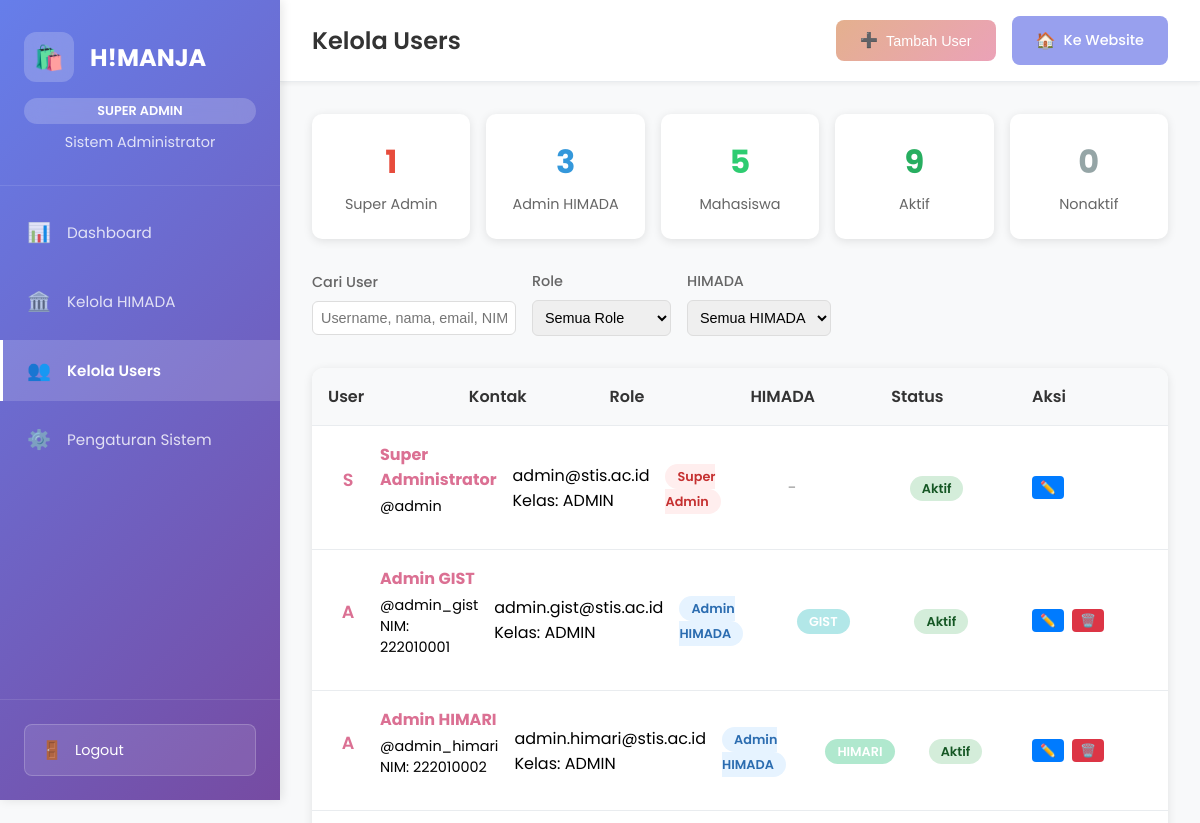
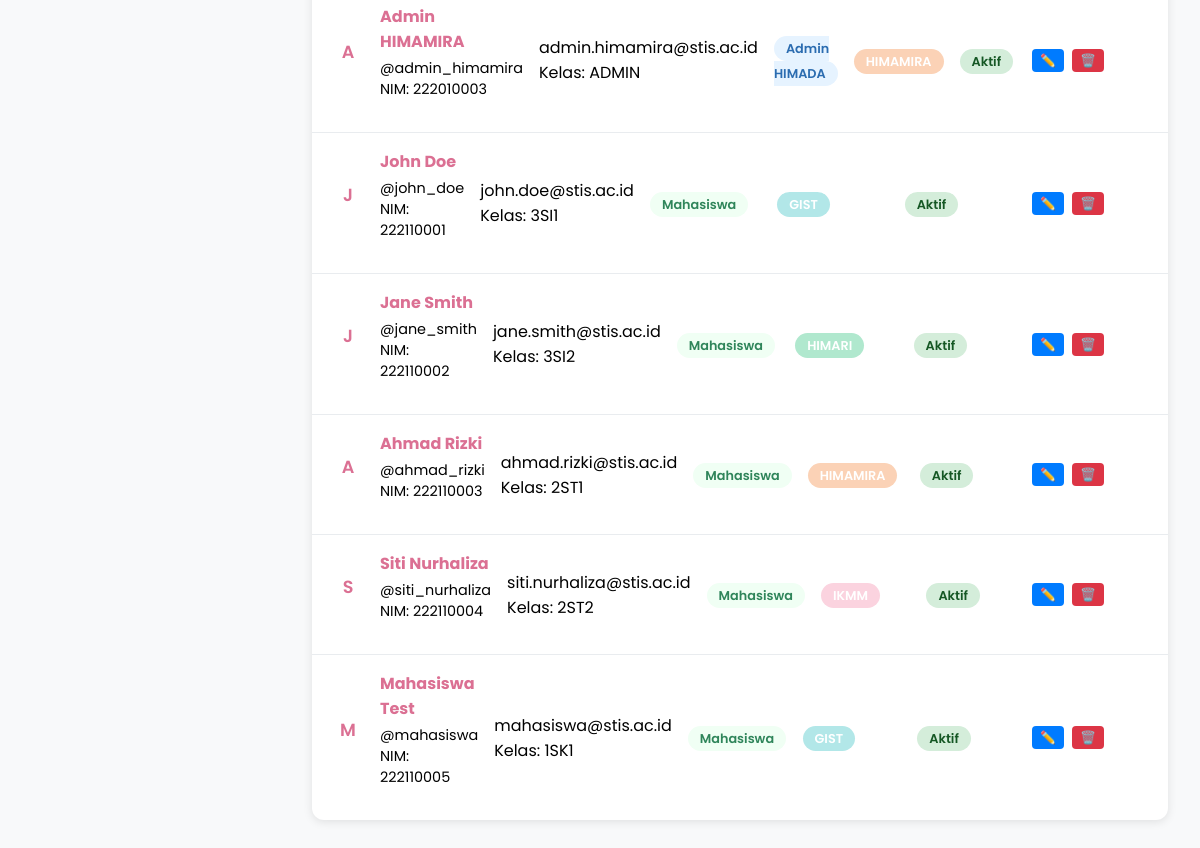
Before: /admin/manage-users.php (signed in) with the older database file (2 pictures, top to bottom).
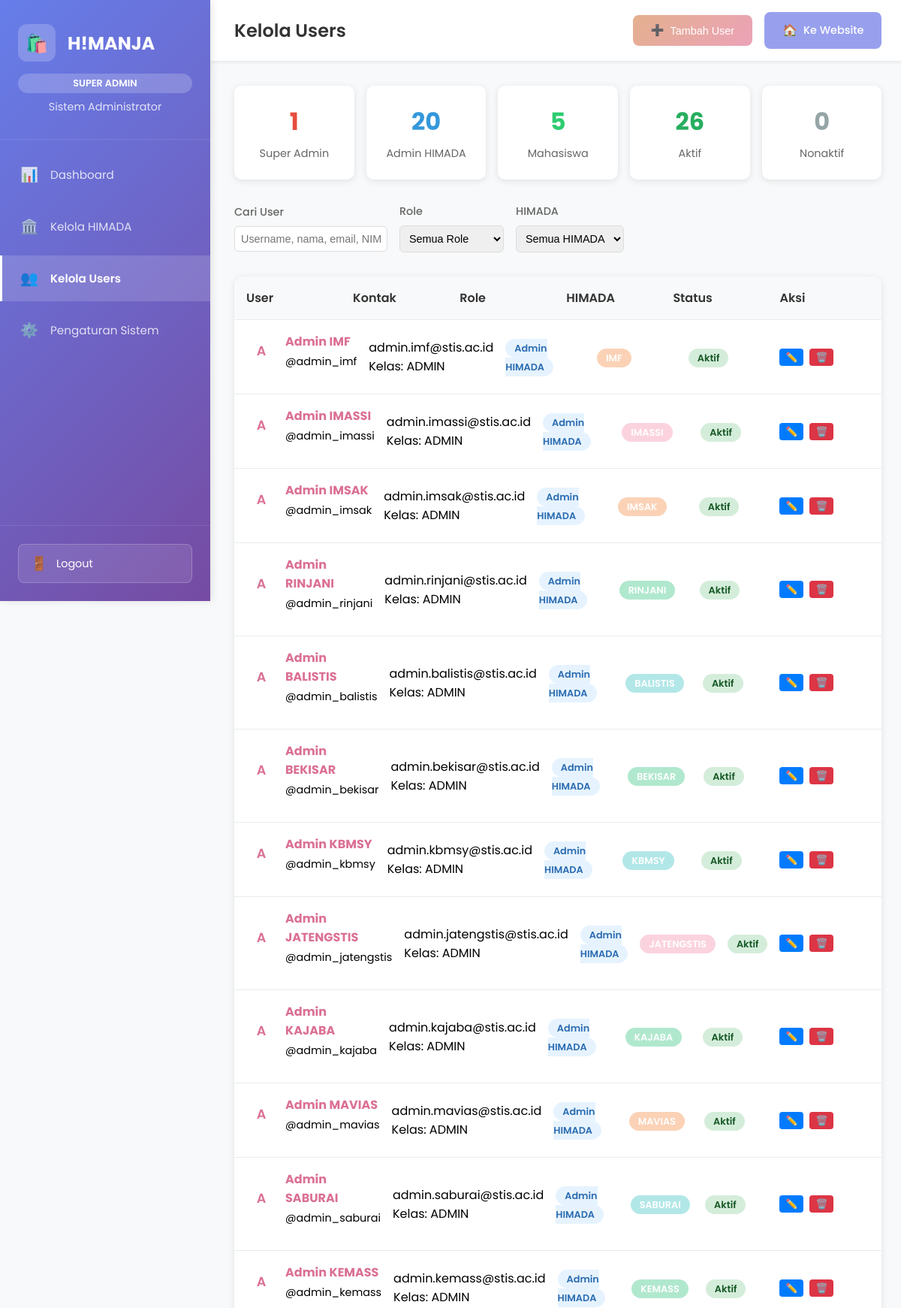
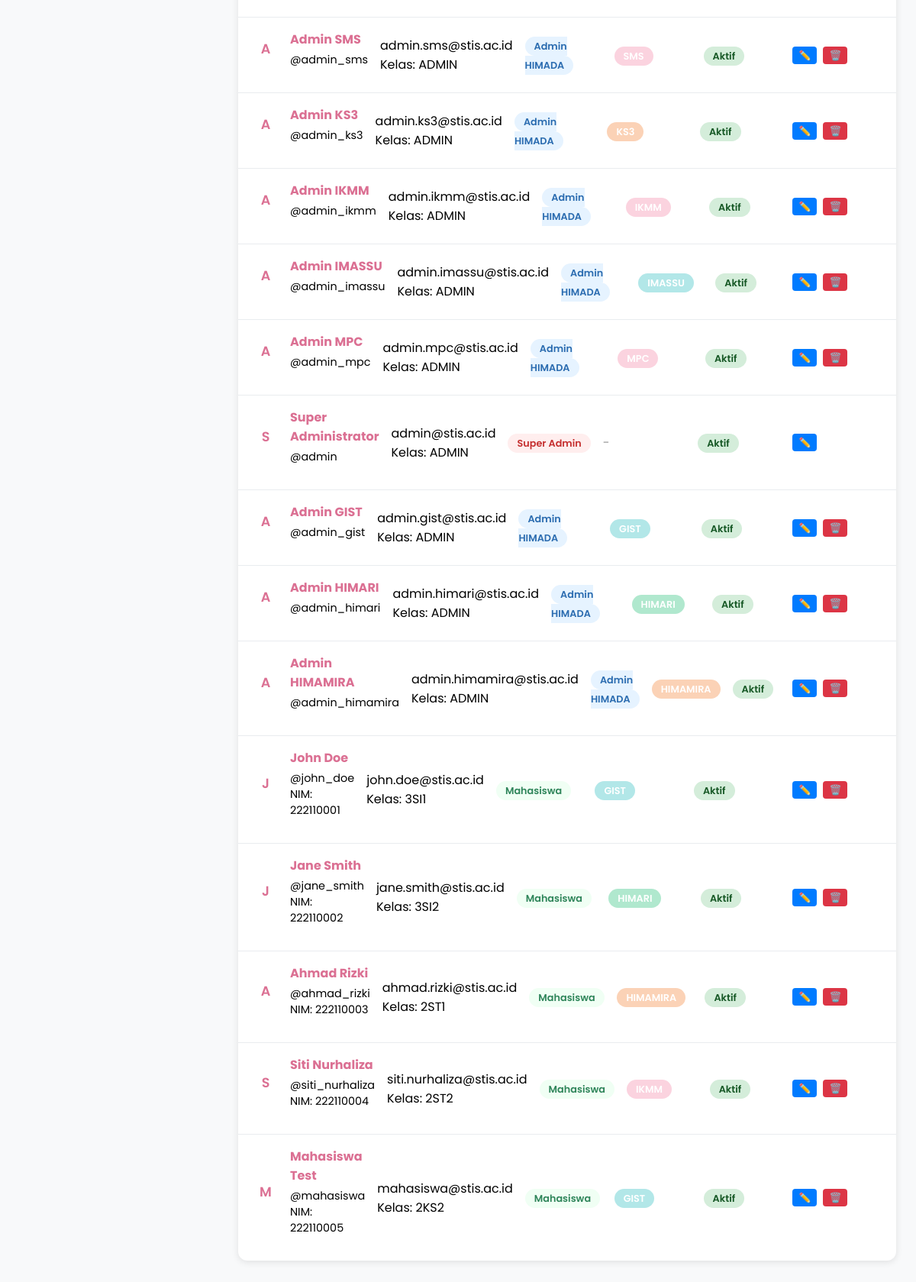
After: the same page with the newer database file (2 pictures, top to bottom).
### tables this page shows
CREATE TABLE `users` (
  `id` int NOT NULL,
  `username` varchar(50) NOT NULL,
  `email` varchar(100) NOT NULL,
  `password` varchar(255) NOT NULL,
  `full_name` varchar(100) NOT NULL,
  `kelas` varchar(20) DEFAULT NULL,
  `nim` varchar(20) DEFAULT NULL,
  `phone` varchar(20) DEFAULT NULL,
  `role` enum('super_admin','himada_admin','user') DEFAULT 'user',
  `himada_id` int DEFAULT NULL,
  `email_verified` tinyint(1) DEFAULT '0',
  `is_active` tinyint(1) DEFAULT '1',
  `last_login` timestamp NULL DEFAULT NULL,
  `created_at` timestamp NOT NULL DEFAULT CURRENT_TIMESTAMP,
  `updated_at` timestamp NOT NULL DEFAULT CURRENT_TIMESTAMP ON UPDATE CURRENT_TIMESTAMP
);

CREATE TABLE `himada` (
  `id` int NOT NULL,
  `nama` varchar(50) NOT NULL,
  `nama_lengkap` varchar(200) NOT NULL,
  `daerah_asal` varchar(100) NOT NULL,
  `warna_tema` varchar(7) NOT NULL DEFAULT '#b2e7e8',
  `deskripsi` text,
  `koordinat_lat` decimal(10,8) DEFAULT NULL,
  `koordinat_lng` decimal(11,8) DEFAULT NULL,
  `logo_url` varchar(255) DEFAULT NULL,
  `contact_email` varchar(100) DEFAULT NULL,
  `contact_phone` varchar(20) DEFAULT NULL,
  `is_active` tinyint(1) DEFAULT '1',
  `created_at` timestamp NOT NULL DEFAULT CURRENT_TIMESTAMP,
  `updated_at` timestamp NOT NULL DEFAULT CURRENT_TIMESTAMP ON UPDATE CURRENT_TIMESTAMP
);

### config/database.php (called while the page is built, shortened)
<?php
function getUserId() {
    return $_SESSION['user_id'] ?? null;
}
?>

### admin/manage-users.php (the view, shortened to what the changed rows need)
<?php
require_once __DIR__ . '/../config/database.php';
$database = new Database();
$db = $database->getConnection();
$query = "SELECT u.*, h.nama as himada_nama, h.warna_tema
          FROM users u
          LEFT JOIN himada h ON u.himada_id = h.id
          WHERE 1=1";
$query .= " ORDER BY u.created_at DESC";
$stmt = $db->prepare($query);
$stmt->execute();
$users = $stmt->fetchAll(PDO::FETCH_ASSOC);
$stats_query = "SELECT
    COUNT(CASE WHEN role = 'super_admin' THEN 1 END) as super_admin_count,
    COUNT(CASE WHEN role = 'himada_admin' THEN 1 END) as himada_admin_count,
    COUNT(CASE WHEN role = 'user' THEN 1 END) as user_count,
    COUNT(CASE WHEN is_active = 1 THEN 1 END) as active_count,
    COUNT(CASE WHEN is_active = 0 THEN 1 END) as inactive_count
FROM users";
$stats_stmt = $db->prepare($stats_query);
$stats_stmt->execute();
$stats = $stats_stmt->fetch(PDO::FETCH_ASSOC);
?>
<!DOCTYPE html>
<html lang="id">
<head>
    <link rel="stylesheet" href="../assets/css/admin-navbar.css">
</head>
<body class="admin-page">
    <main class="admin-main">
        <header class="admin-header">
            <div class="header-left">
                <h1 class="page-title">Kelola Users</h1>
            </div>
        </header>
        <div class="dashboard-content">
            <div class="stats-overview">
                <div class="stat-card stat-himada-admin">
                    <div class="stat-number"><?php echo $stats['himada_admin_count']; ?></div>
                    <div class="stat-label">Admin HIMADA</div>
                </div>
                <div class="stat-card stat-active">
                    <div class="stat-number"><?php echo $stats['active_count']; ?></div>
                    <div class="stat-label">Aktif</div>
                </div>
            </div>
            <?php if (empty($users)): ?>
                <div class="empty-state">
                    <div class="empty-icon">👥</div>
                    <h3>Tidak Ada User</h3>
                    <p>Belum ada user yang sesuai dengan filter yang dipilih</p>
                </div>
            <?php else: ?>
                <div class="users-table">
                    <?php foreach ($users as $user): ?>
                        <div class="user-item">
                            <div class="user-info">
                                <div class="user-avatar">
                                    <?php echo substr($user['full_name'], 0, 1); ?>
                                </div>
                                <div class="user-details">
                                    <h4><?php echo htmlspecialchars($user['full_name']); ?></h4>
                                    <p>@<?php echo htmlspecialchars($user['username']); ?></p>
                                    <?php if ($user['nim']): ?>
                                        <p>NIM: <?php echo htmlspecialchars($user['nim']); ?></p>
                                    <?php endif; ?>
                                </div>
                            </div>
                            <div>
                                <p><?php echo htmlspecialchars($user['email']); ?></p>
                                <?php if ($user['kelas']): ?>
                                    <p>Kelas: <?php echo htmlspecialchars($user['kelas']); ?></p>
                                <?php endif; ?>
                            </div>
                            <div>
                                <span class="role-badge role-<?php echo str_replace('_', '-', $user['role']); ?>">
                                    <?php
                                    switch ($user['role']) {
                                        case 'super_admin': echo 'Super Admin'; break;
                                        case 'himada_admin': echo 'Admin HIMADA'; break;
                                        case 'user': echo 'Mahasiswa'; break;
                                    }
                                    ?>
                                </span>
                            </div>
                            <div>
                                <?php if ($user['himada_nama']): ?>
                                    <span class="himada-badge" style="background: <?php echo $user['warna_tema'] ?? '#6c757d'; ?>">
                                        <?php echo htmlspecialchars($user['himada_nama']); ?>
                                    </span>
                                <?php else: ?>
                                    <span style="color: #999;">-</span>
                                <?php endif; ?>
                            </div>
                            <div>
                                <span class="status-badge status-<?php echo $user['is_active'] ? 'active' : 'inactive'; ?>">
                                    <?php echo $user['is_active'] ? 'Aktif' : 'Nonaktif'; ?>
                                </span>
                            </div>
                            <div class="user-actions">
                                <button class="btn-small btn-edit" onclick="openEditModal(<?php echo htmlspecialchars(json_encode($user)); ?>)">
                                    ✏️
                                </button>
                                <?php if ($user['id'] != getUserId()): ?>
                                    <button class="btn-small btn-delete" onclick="confirmDelete(<?php echo $user['id']; ?>, '<?php echo htmlspecialchars($user['username']); ?>')">
                                        🗑️
                                    </button>
                                <?php endif; ?>
                            </div>
                        </div>
                    <?php endforeach; ?>
                </div>
            <?php endif; ?>
        </div>
    </main>
</body>
</html>

Changed rows visible on the page:
added users: full_name "A", full_name "Admin IMF", username "admin_imf", email "admin.imf@stis.ac.id", kelas "ADMIN", role "Admin HIMADA", himada.nama "IMF", is_active "Aktif"
added users: full_name "A", full_name "Admin IMASSI", username "admin_imassi", email "admin.imassi@stis.ac.id", kelas "ADMIN", role "Admin HIMADA", himada.nama "IMASSI", is_active "Aktif"
added users: full_name "A", full_name "Admin IMSAK", username "admin_imsak", email "admin.imsak@stis.ac.id", kelas "ADMIN", role "Admin HIMADA", himada.nama "IMSAK", is_active "Aktif"
added users: full_name "A", full_name "Admin RINJANI", username "admin_rinjani", email "admin.rinjani@stis.ac.id", kelas "ADMIN", role "Admin HIMADA", himada.nama "RINJANI", is_active "Aktif"
added users: full_name "A", full_name "Admin BALISTIS", username "admin_balistis", email "admin.balistis@stis.ac.id", kelas "ADMIN", role "Admin HIMADA", himada.nama "BALISTIS", is_active "Aktif"
added users: full_name "A", full_name "Admin BEKISAR", username "admin_bekisar", email "admin.bekisar@stis.ac.id", kelas "ADMIN", role "Admin HIMADA", himada.nama "BEKISAR", is_active "Aktif"
added users: full_name "A", full_name "Admin KBMSY", username "admin_kbmsy", email "admin.kbmsy@stis.ac.id", kelas "ADMIN", role "Admin HIMADA", himada.nama "KBMSY", is_active "Aktif"
added users: full_name "A", full_name "Admin JATENGSTIS", username "admin_jatengstis", email "admin.jatengstis@stis.ac.id", kelas "ADMIN", role "Admin HIMADA", himada.nama "JATENGSTIS", is_active "Aktif"
added users: full_name "A", full_name "Admin KAJABA", username "admin_kajaba", email "admin.kajaba@stis.ac.id", kelas "ADMIN", role "Admin HIMADA", himada.nama "KAJABA", is_active "Aktif"
added users: full_name "A", full_name "Admin MAVIAS", username "admin_mavias", email "admin.mavias@stis.ac.id", kelas "ADMIN", role "Admin HIMADA", himada.nama "MAVIAS", is_active "Aktif"
added users: full_name "A", full_name "Admin SABURAI", username "admin_saburai", email "admin.saburai@stis.ac.id", kelas "ADMIN", role "Admin HIMADA", himada.nama "SABURAI", is_active "Aktif"
added users: full_name "A", full_name "Admin KEMASS", username "admin_kemass", email "admin.kemass@stis.ac.id", kelas "ADMIN", role "Admin HIMADA", himada.nama "KEMASS", is_active "Aktif"
added users: full_name "A", full_name "Admin SMS", username "admin_sms", email "admin.sms@stis.ac.id", kelas "ADMIN", role "Admin HIMADA", himada.nama "SMS", is_active "Aktif"
added users: full_name "A", full_name "Admin KS3", username "admin_ks3", email "admin.ks3@stis.ac.id", kelas "ADMIN", role "Admin HIMADA", himada.nama "KS3", is_active "Aktif"
added users: full_name "A", full_name "Admin IKMM", username "admin_ikmm", email "admin.ikmm@stis.ac.id", kelas "ADMIN", role "Admin HIMADA", himada.nama "IKMM", is_active "Aktif"
added users: full_name "A", full_name "Admin IMASSU", username "admin_imassu", email "admin.imassu@stis.ac.id", kelas "ADMIN", role "Admin HIMADA", himada.nama "IMASSU", is_active "Aktif"
added users: full_name "A", full_name "Admin MPC", username "admin_mpc", email "admin.mpc@stis.ac.id", kelas "ADMIN", role "Admin HIMADA", himada.nama "MPC", is_active "Aktif"
changed users "Admin GIST": nim "222010001" → (not shown)
changed users "Admin HIMARI": nim "222010002" → (not shown)
changed users "Admin HIMAMIRA": nim "222010003" → (not shown)
changed users "Mahasiswa Test": kelas "1SK1" → "2KS2"
Other visible differences:
$stats['himada_admin_count']: "3" → "20"
$stats['active_count']: "9" → "26"
